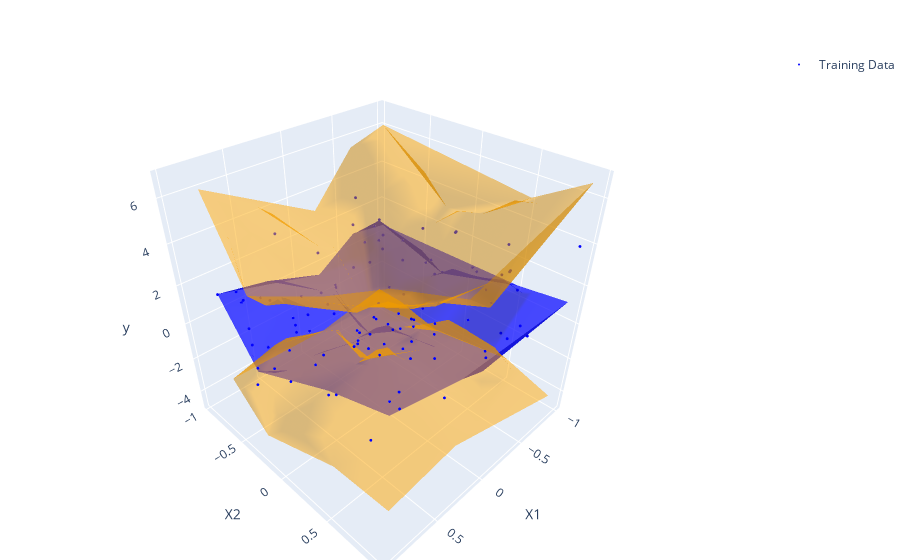

The notebook cell this image was saved under:
### Code cell
from universalbands.data_generation import Synthetic

case_number = 5
sample_size = 100
sample_dim = 2
seed = 123


my_data = Synthetic(
    name=f"case_{case_number}",
    input_shape=(sample_size, sample_dim),
    output_shape=(sample_size, 1),
)

X, y = my_data.sample(seed=seed)

mean_oracle, lo_oracle, up_oracle = my_data.oracle(X=X, alpha=0.05)

#plot(X, y)
plot_oracle(X, y, mean_oracle, lo_oracle, up_oracle)
